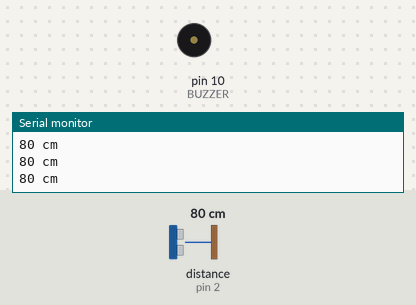
Bench run of a sketch on a simulated Arduino Uno, built with avr-gcc and run on an emulated ATmega328P. Parts: buzzer (waves = sounding, pin HIGH), the last lines printed to the serial monitor. The inputs (shaded band) are chosen by the test bench; at power-on: distance to the obstacle (sensor on pin 2) 80 cm. The echo pulse lasts 58.3 µs per cm.

Above: at 1.3 s.
1.4 s: distance to the obstacle (sensor on pin 2) set to 17 cm
2.9 s: distance to the obstacle (sensor on pin 2) set to 13 cm
At 3.6 s:
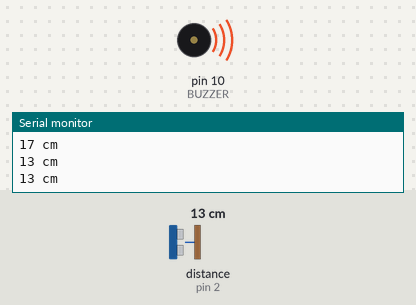
4.5 s: distance to the obstacle (sensor on pin 2) set to 18 cm
At 5.0 s:
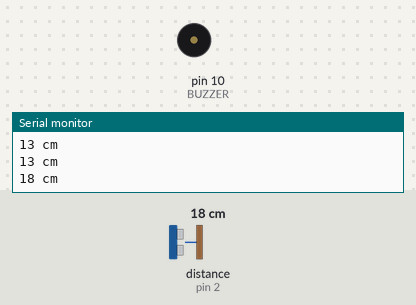
6.0 s: distance to the obstacle (sensor on pin 2) set to 2 cm
At 7.4 s:
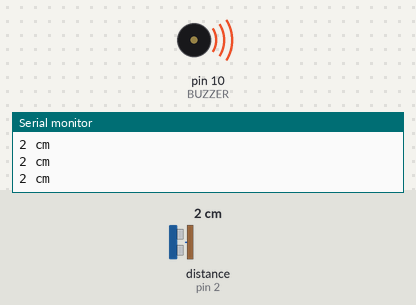
Timing chart, 0 to 8.5 s (numbered marks = the images above; inputs shaded):
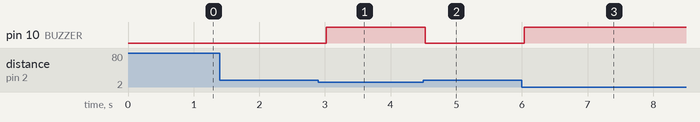

The sketch:

lesson-16_UltrasonicRanging.ino
```cpp
#include <HCSR04.h>

// Ultrasonic sensor pins
const byte triggerPin = 8;
const byte echoPin = 2;

// Buzzer pin
#define BUZZER 10

UltraSonicDistanceSensor distanceSensor(triggerPin, echoPin);

// Alarm threshold (unit: cm)
const int dangerDistance = 15;

void setup()
{
  Serial.begin(115200);
  pinMode(BUZZER, OUTPUT);
  digitalWrite(BUZZER, LOW);
}

void loop()
{
  float distance = distanceSensor.measureDistanceCm();

  Serial.print((int)distance);
  Serial.println(" cm");

  // If the distance is too close → alarm
  if (distance > 0 && distance < dangerDistance) {
    digitalWrite(BUZZER, HIGH);   // Turn buzzer ON
  } else {
    digitalWrite(BUZZER, LOW);    // Turn buzzer OFF
  }

  delay(500);
}
```

Measured:
- the behaviour switches between 15 and 14 cm on distance to the obstacle (sensor on pin 2) (found by bisection; images 0 and 1)
- after the input at 2.9 s, pin 10 (BUZZER): LOW → HIGH after 0.12 s
- after the input at 4.5 s, pin 10 (BUZZER): HIGH → LOW at once
- after the input at 6.0 s, pin 10 (BUZZER): LOW → HIGH at once
